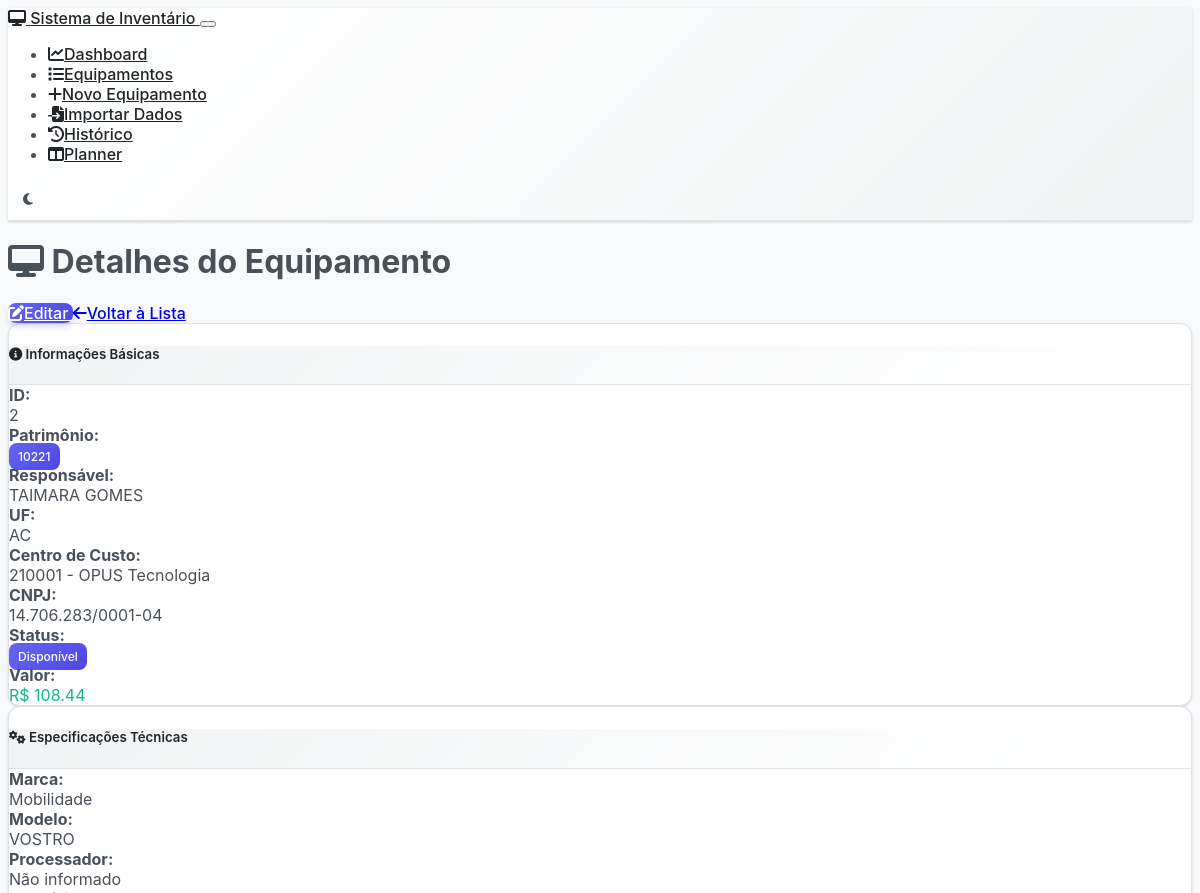
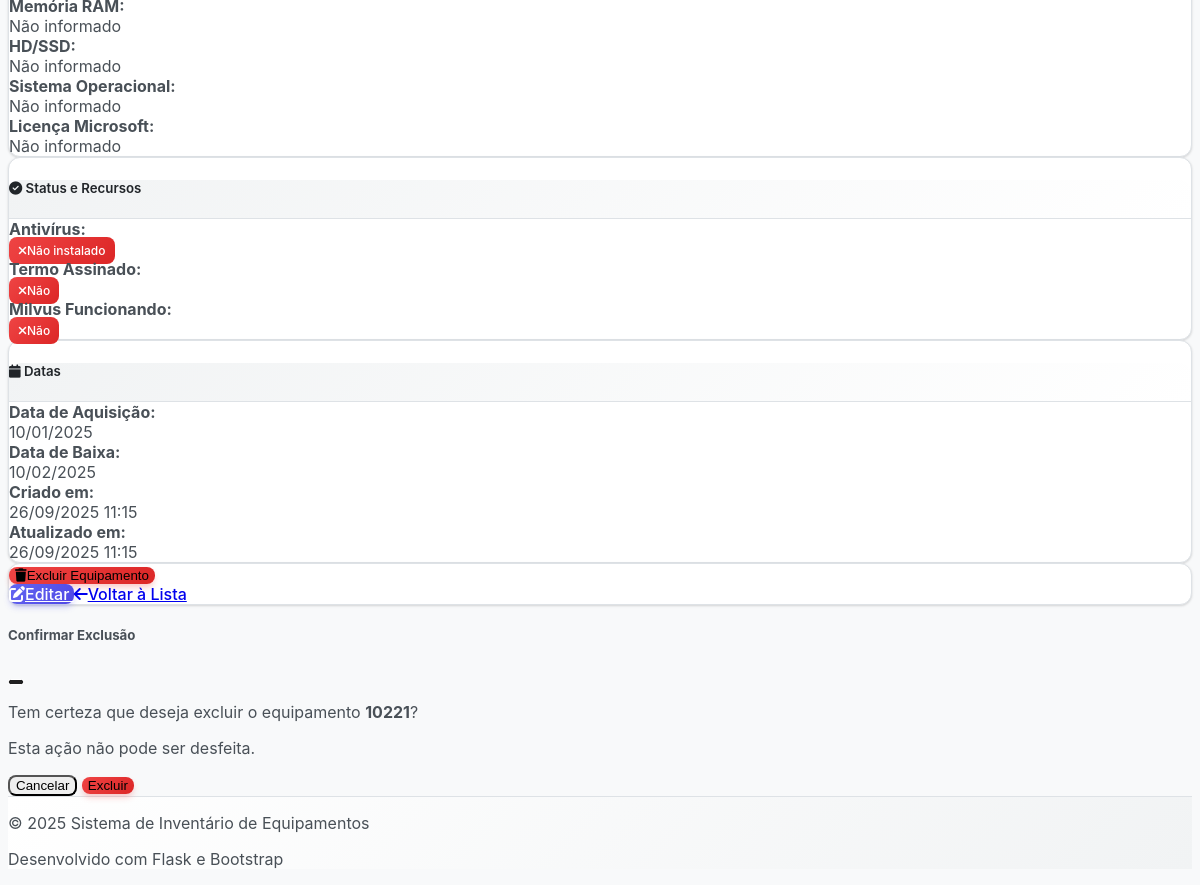
The page /equipment/2 on the database its author committed (2 pictures, top to bottom).
### models.py (models this page shows, shortened)
class Equipment(db.Model):
    __tablename__ = 'equipment'
    id = db.Column(db.Integer, primary_key=True)
    tipo_equipamento = db.Column(db.String(20), nullable=False, default='notebook')  # 'notebook' ou 'celular'
    responsavel = db.Column(db.String(100), nullable=False)
    uf = db.Column(db.String(2), nullable=False)
    centro_custo_id = db.Column(db.Integer, db.ForeignKey('centro_custo.id'), nullable=False)
    cnpj = db.Column(db.Text, nullable=False)  # Mudando para Text para permitir múltiplos CNPJs
    fornecedor = db.Column(db.String(100), nullable=True)  # Novo campo fornecedor
    modelo = db.Column(db.String(100), nullable=False)
    status = db.Column(db.String(50), nullable=False, default='Em uso')
    patrimonio = db.Column(db.String(50), unique=True, nullable=False)
    valor = db.Column(db.Float, nullable=False, default=0.0)
    marca = db.Column(db.String(50), nullable=True)
    processador = db.Column(db.String(100), nullable=True)
    memoria_ram = db.Column(db.String(20), nullable=True)
    hd_ssd = db.Column(db.String(50), nullable=True)
    sistema_operacional = db.Column(db.String(50), nullable=True)
    licenca_microsoft = db.Column(db.String(50), nullable=True)
    antivirus = db.Column(db.Boolean, default=False)
    termo_assinado = db.Column(db.Boolean, default=False)
    milvus_funcionando = db.Column(db.Boolean, default=False)
    imei = db.Column(db.String(20), nullable=True)  # Identificador único do celular
    linha_telefonica = db.Column(db.String(20), nullable=True)  # Número da linha (se houver chip)
    sistema_operacional_celular = db.Column(db.String(20), nullable=True)  # Android/iOS (separado do campo de notebook)
    data_aquisicao = db.Column(db.Date, nullable=True)
    data_baixa = db.Column(db.Date, nullable=True)
    created_at = db.Column(db.DateTime, default=datetime.utcnow)
    updated_at = db.Column(db.DateTime, default=datetime.utcnow, onupdate=datetime.utcnow)
    endereco = db.Column(db.String(200), nullable=True)
    telefone = db.Column(db.String(20), nullable=True)
    email = db.Column(db.String(100), nullable=True)
    link_termos = db.Column(db.String(500), nullable=True)  # Link dos termos assinados
    historico_modificacoes = db.Column(db.Text, nullable=True)  # Histórico de modificações
    senha = db.Column(db.String(255), nullable=True)  # Campo senha
    cc = db.Column(db.String(300), nullable=True)  # Centro de custo texto (legacy field)

### routes.py (the view)
@app.route('/equipment/<int:id>')
def equipment_detail(id):
    equipment = Equipment.query.get_or_404(id)
    return render_template('equipment_detail.html', equipment=equipment)

### templates/equipment_detail.html (shortened to what this page needs)
{% extends "base.html" %}
{% block content %}
<div class="row">
    <div class="col-12">
        <div class="d-flex justify-content-between align-items-center mb-4">
            <h1>
                <i class="fas fa-desktop me-2"></i>
                Detalhes do Equipamento
            </h1>
            <div>
                <a href="{{ url_for('equipment_edit', id=equipment.id) }}" class="btn btn-primary me-2">
                    <i class="fas fa-edit me-2"></i>Editar
                </a>
                <a href="{{ url_for('equipment_list') }}" class="btn btn-secondary">
                    <i class="fas fa-arrow-left me-2"></i>Voltar à Lista
                </a>
            </div>
        </div>
    </div>
</div>
<div class="row">
    <div class="col-md-6 mb-4">
        <div class="card">
            <div class="card-header">
                <h5 class="card-title mb-0">
                    <i class="fas fa-info-circle me-2"></i>
                    Informações Básicas
                </h5>
            </div>
            <div class="card-body">
                <div class="row mb-3">
                    <div class="col-sm-4"><strong>ID:</strong></div>
                    <div class="col-sm-8">{{ equipment.id }}</div>
                </div>
                <div class="row mb-3">
                    <div class="col-sm-4"><strong>Patrimônio:</strong></div>
                    <div class="col-sm-8"><span class="badge bg-primary">{{ equipment.patrimonio }}</span></div>
                </div>
                <div class="row mb-3">
                    <div class="col-sm-4"><strong>Responsável:</strong></div>
                    <div class="col-sm-8">{{ equipment.responsavel }}</div>
                </div>
                <div class="row mb-3">
                    <div class="col-sm-4"><strong>UF:</strong></div>
                    <div class="col-sm-8">{{ equipment.uf }}</div>
                </div>
                <div class="row mb-3">
                    <div class="col-sm-4"><strong>Centro de Custo:</strong></div>
                    <div class="col-sm-8">{{ equipment.cc }}</div>
                </div>
                <div class="row mb-3">
                    <div class="col-sm-4"><strong>CNPJ:</strong></div>
                    <div class="col-sm-8">{{ equipment.cnpj }}</div>
                </div>
                <div class="row mb-3">
                    <div class="col-sm-4"><strong>Status:</strong></div>
                    <div class="col-sm-8">
                        <span class="badge
                            {% if equipment.status == 'Em uso' %}bg-success
                            {% elif equipment.status == 'Disponível' %}bg-primary
                            {% elif equipment.status == 'Manutenção' %}bg-warning
                            {% elif equipment.status == 'Baixado' %}bg-danger
                            {% else %}bg-secondary{% endif %}">
                            {{ equipment.status }}
                        </span>
                    </div>
                </div>
                <div class="row mb-3">
                    <div class="col-sm-4"><strong>Valor:</strong></div>
                    <div class="col-sm-8"><span class="text-success fw-bold">R$ {{ "{:,.2f}".format(equipment.valor) }}</span></div>
                </div>
            </div>
        </div>
    </div>
    <div class="col-md-6 mb-4">
        <div class="card">
            <div class="card-header">
                <h5 class="card-title mb-0">
                    <i class="fas fa-cogs me-2"></i>
                    Especificações Técnicas
                </h5>
            </div>
            <div class="card-body">
                <div class="row mb-3">
                    <div class="col-sm-4"><strong>Marca:</strong></div>
                    <div class="col-sm-8">{{ equipment.marca or 'Não informado' }}</div>
                </div>
                <div class="row mb-3">
                    <div class="col-sm-4"><strong>Modelo:</strong></div>
                    <div class="col-sm-8">{{ equipment.modelo }}</div>
                </div>
                <div class="row mb-3">
                    <div class="col-sm-4"><strong>Processador:</strong></div>
                    <div class="col-sm-8">{{ equipment.processador or 'Não informado' }}</div>
                </div>
                <div class="row mb-3">
                    <div class="col-sm-4"><strong>Memória RAM:</strong></div>
                    <div class="col-sm-8">{{ equipment.memoria_ram or 'Não informado' }}</div>
                </div>
                <div class="row mb-3">
                    <div class="col-sm-4"><strong>HD/SSD:</strong></div>
                    <div class="col-sm-8">{{ equipment.hd_ssd or 'Não informado' }}</div>
                </div>
                <div class="row mb-3">
                    <div class="col-sm-4"><strong>Sistema Operacional:</strong></div>
                    <div class="col-sm-8">{{ equipment.sistema_operacional or 'Não informado' }}</div>
                </div>
                <div class="row mb-3">
                    <div class="col-sm-4"><strong>Licença Microsoft:</strong></div>
                    <div class="col-sm-8">{{ equipment.licenca_microsoft or 'Não informado' }}</div>
                </div>
            </div>
        </div>
    </div>
</div>
<div class="row">
    <div class="col-md-6 mb-4">
        <div class="card">
            <div class="card-header">
                <h5 class="card-title mb-0">
                    <i class="fas fa-check-circle me-2"></i>
                    Status e Recursos
                </h5>
            </div>
            <div class="card-body">
                <div class="row mb-3">
                    <div class="col-sm-6"><strong>Antivírus:</strong></div>
                    <div class="col-sm-6">
                        {% if equipment.antivirus %}
                            <span class="badge bg-success"><i class="fas fa-check me-1"></i>Instalado</span>
                        {% else %}
                            <span class="badge bg-danger"><i class="fas fa-times me-1"></i>Não instalado</span>
                        {% endif %}
                    </div>
                </div>
                <div class="row mb-3">
                    <div class="col-sm-6"><strong>Termo Assinado:</strong></div>
                    <div class="col-sm-6">
                        {% if equipment.termo_assinado %}
                            <span class="badge bg-success"><i class="fas fa-check me-1"></i>Sim</span>
                        {% else %}
                            <span class="badge bg-danger"><i class="fas fa-times me-1"></i>Não</span>
                        {% endif %}
                    </div>
                </div>
                <div class="row mb-3">
                    <div class="col-sm-6"><strong>Milvus Funcionando:</strong></div>
                    <div class="col-sm-6">
                        {% if equipment.milvus_funcionando %}
                            <span class="badge bg-success"><i class="fas fa-check me-1"></i>Sim</span>
                        {% else %}
                            <span class="badge bg-danger"><i class="fas fa-times me-1"></i>Não</span>
                        {% endif %}
                    </div>
                </div>
            </div>
        </div>
    </div>
    <div class="col-md-6 mb-4">
        <div class="card">
            <div class="card-header">
                <h5 class="card-title mb-0">
                    <i class="fas fa-calendar me-2"></i>
                    Datas
                </h5>
            </div>
            <div class="card-body">
                <div class="row mb-3">
                    <div class="col-sm-6"><strong>Data de Aquisição:</strong></div>
                    <div class="col-sm-6">
                        {% if equipment.data_aquisicao %}
                            {{ equipment.data_aquisicao.strftime('%d/%m/%Y') }}
                        {% else %}
                            Não informado
                        {% endif %}
                    </div>
                </div>
                <div class="row mb-3">
                    <div class="col-sm-6"><strong>Data de Baixa:</strong></div>
                    <div class="col-sm-6">
                        {% if equipment.data_baixa %}
                            {{ equipment.data_baixa.strftime('%d/%m/%Y') }}
                        {% else %}
                            Não aplicável
                        {% endif %}
                    </div>
                </div>
                <div class="row mb-3">
                    <div class="col-sm-6"><strong>Criado em:</strong></div>
                    <div class="col-sm-6">{{ equipment.created_at.strftime('%d/%m/%Y %H:%M') }}</div>
                </div>
                <div class="row mb-3">
                    <div class="col-sm-6"><strong>Atualizado em:</strong></div>
                    <div class="col-sm-6">{{ equipment.updated_at.strftime('%d/%m/%Y %H:%M') }}</div>
                </div>
            </div>
        </div>
    </div>
</div>
<div class="row">
    <div class="col-12">
        <div class="card">
            <div class="card-body">
                <div class="d-flex justify-content-between">
                    <button type="button" class="btn btn-danger" onclick="confirmDelete()">
                        <i class="fas fa-trash me-2"></i>Excluir Equipamento
                    </button>
                    <div>
                        <a href="{{ url_for('equipment_edit', id=equipment.id) }}" class="btn btn-primary me-2">
                            <i class="fas fa-edit me-2"></i>Editar
                        </a>
                        <a href="{{ url_for('equipment_list') }}" class="btn btn-secondary">
                            <i class="fas fa-arrow-left me-2"></i>Voltar à Lista
                        </a>
                    </div>
                </div>
            </div>
        </div>
    </div>
</div>
<div class="modal fade" id="deleteModal" tabindex="-1">
    <div class="modal-dialog">
        <div class="modal-content">
            <div class="modal-header">
                <h5 class="modal-title">Confirmar Exclusão</h5>
                <button type="button" class="btn-close" data-bs-dismiss="modal"></button>
            </div>
            <div class="modal-body">
                <p>Tem certeza que deseja excluir o equipamento <strong>{{ equipment.patrimonio }}</strong>?</p>
                <p class="text-danger">Esta ação não pode ser desfeita.</p>
            </div>
            <div class="modal-footer">
                <button type="button" class="btn btn-secondary" data-bs-dismiss="modal">Cancelar</button>
                <form method="POST" action="{{ url_for('equipment_delete', id=equipment.id) }}" style="display: inline;">
                    <button type="submit" class="btn btn-danger">Excluir</button>
                </form>
            </div>
        </div>
    </div>
</div>
{% endblock %}

### rows shown on the page
Equipment: id "2", patrimonio "10221", responsavel "TAIMARA GOMES", uf "AC", cc "210001 - OPUS Tecnologia", cnpj "14.706.283/0001-04", status "Disponível", valor "108.44", marca "Mobilidade", modelo "VOSTRO", processador "Não informado", memoria_ram "Não informado", hd_ssd "Não informado", sistema_operacional "Não informado", licenca_microsoft "Não informado", data_aquisicao "10/01/2025", data_baixa "10/02/2025", created_at "26/09/2025 11:15", updated_at "26/09/2025 11:15"
